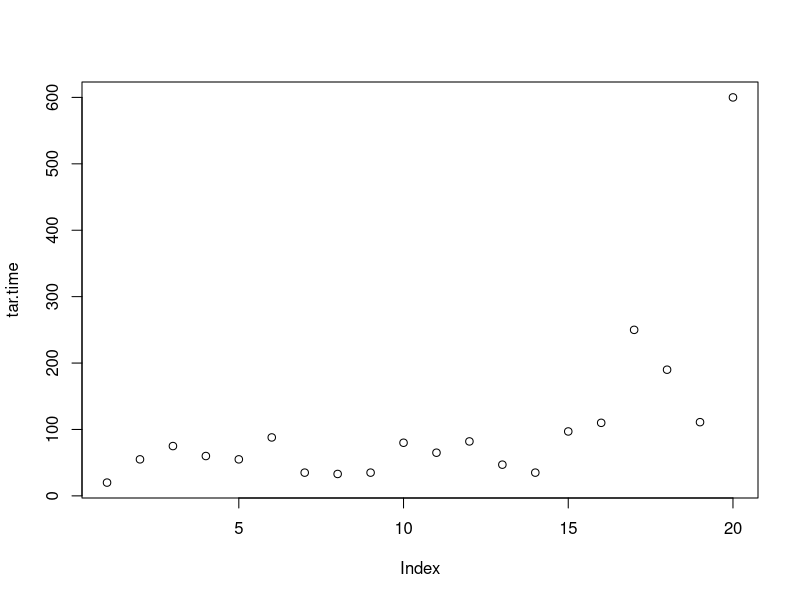
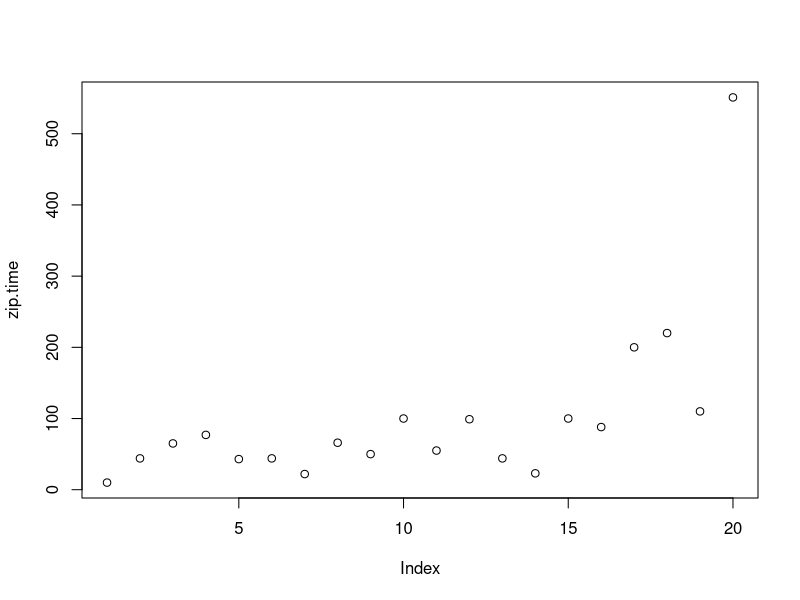

R code for these plots, in order:
## ---- chunk 1
knitr::opts_chunk$set(echo = TRUE)
## ---- chunk 2
teamX <- c(6,8,2,4,4,5)
teamY <- c(7,10,4,3,5,6)

wilcox.test(teamX, teamY)
# pairwise.wilcox.test(c(teamX,teamY),rep(c("X","Y"), each=6))
## ---- chunk 3
with.rental <- c(214, 159, 169, 202, 103, 119, 200, 109, 132, 142, 194, 104, 219, 119, 234)
without.rental <- c(159, 135, 141, 101, 102, 168, 62, 167, 174, 159, 66, 118, 181, 171, 113)
## ---- chunk 4
# Paired: Same lake. (Time series sample)
## ---- chunk 5
#pairwise.wilcox.test(c(with.rental, without.rental), rep(c("with","without"),each=length(with.rental)), paired=TRUE)
wilcox.test(with.rental, without.rental, paired=TRUE)

#I would say, generally, that you would need more data to conclude that banning the boat rentals won't make a reduction in lake poillution. However, based exclusively on this test there isn't enough support at the a=0.05 confidence level. 
## ---- chunk 6
#1.
diff <- with.rental - without.rental
#2.
diff <- diff[diff != 0]
#3. 
diff.rank <- rank(abs(diff))
#4. 
diff.rank.sign <- sign(diff)
#5. 
sum(diff[diff.rank.sign > 0])
#6.
sum(diff[diff.rank.sign < 0])
## ---- chunk 7
zip.time <- c(10, 44, 65, 77, 43, 44, 22, 66, 50, 100, 55, 99, 44, 23, 100, 88, 200, 220, 110, 551)
tar.time <- c(20, 55, 75, 60, 55, 88, 35, 33, 35, 80, 65, 82 , 47, 35, 97, 110, 250, 190, 111 , 600)

## ---- chunk 8
#Paired; same file.
## ---- chunk 9
plot(tar.time)
plot(zip.time)
# not very normal looking, bro
## ---- chunk 10
wilcox.test(zip.time, tar.time, paired=T)
# Insufficient evidence to reject H0.
